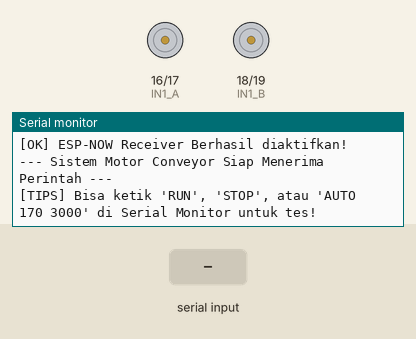
Recording of a sketch running on a simulated ESP32. Parts: motor-driver pin pairs drawn as motors (green arrow = first pin HIGH = forward, orange = second pin HIGH = backward, longer = more drive), the last lines printed to the serial monitor. The test bench sets the inputs (shaded band).

Above: at 1.5 s.
1.6 s: "AUTO 1\n" received over Serial
At 2.3 s:
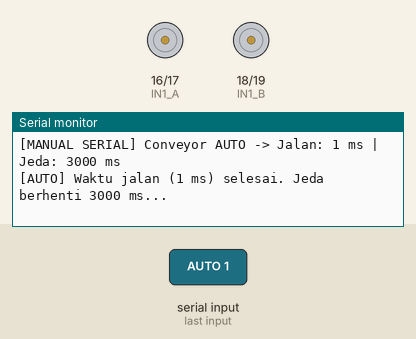
3.1 s: "SPEED 150\n" received over Serial
At 4.3 s:
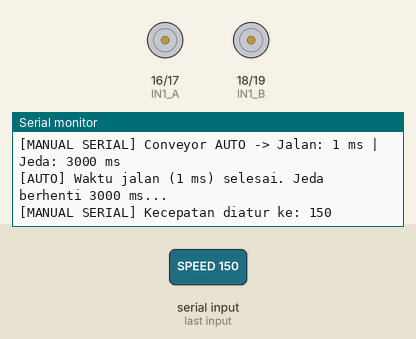
6.1 s: "STOP\n" received over Serial
At 6.7 s:
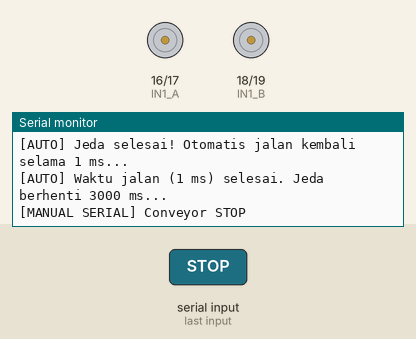

The sketch:

esp32_conveyor_receiver.ino
```cpp
#include <Arduino.h>
#include <esp_now.h>
#include <WiFi.h>
#include <esp_wifi.h>
#include <esp_arduino_version.h>

// ==========================================
// ESP32 CONVEYOR RECEIVER (ESP-NOW SLAVE)
// Menerima perintah nirkabel dari ESP32 Master Arm
// Kontrol Motor Driver: GPIO 16, 17, 18, 19
// ==========================================

// 1. Deklarasi pin output motor sesuai wiring
const int IN1_A = 16; // Pin IN1 Driver (Motor A)
const int IN2_A = 17; // Pin IN2 Driver (Motor A)
const int IN1_B = 18; // Pin IN3 Driver (Motor B)
const int IN2_B = 19; // Pin IN4 Driver (Motor B)

// 2. Konfigurasi parameter PWM
const int frekuensi = 5000; // Frekuensi sinyal PWM 5000 Hz
const int resolusi = 8;     // Resolusi 8-bit (Rentang 0 - 255)

// 3. Struktur Paket Data ESP-NOW (Harus identik dengan Master)
typedef struct __attribute__((packed)) {
  uint8_t mode;      // 0: STOP, 1: MANUAL_RUN, 2: AUTO_CYCLE
  uint16_t runMs;    // Durasi jalan (contoh: 170 ms)
  uint16_t stopMs;   // Durasi jeda berhenti (contoh: 3000 ms)
  uint8_t speed;     // Kecepatan PWM (0 - 255)
} ConveyorPacket;

// 4. Status & Variabel Operasional
volatile uint8_t currentMode = 0;       // 0: STOP, 1: RUN, 2: AUTO
volatile uint16_t currentRunMs = 170;   // Durasi jalan (ms)
volatile uint16_t currentStopMs = 3000; // Durasi jeda berhenti (ms)
volatile uint8_t currentSpeed = 255;    // Kecepatan motor (0 - 255)

// State machine non-blocking untuk Mode Otomatis
enum AutoSubState { AUTO_RUNNING, AUTO_STOPPED };
AutoSubState autoState = AUTO_RUNNING;
unsigned long lastCycleMillis = 0;

// Mengatur output motor A & B
void setMotors(uint8_t speed) {
#if defined(ESP_ARDUINO_VERSION_MAJOR) && (ESP_ARDUINO_VERSION_MAJOR >= 3)
  if (speed > 0) {
    ledcWrite(IN1_A, speed);
    ledcWrite(IN2_A, 0);
    ledcWrite(IN1_B, speed);
    ledcWrite(IN2_B, 0);
  } else {
    ledcWrite(IN1_A, 0);
    ledcWrite(IN2_A, 0);
    ledcWrite(IN1_B, 0);
    ledcWrite(IN2_B, 0);
  }
#else
  if (speed > 0) {
    ledcWrite(0, speed);
    ledcWrite(1, 0);
    ledcWrite(2, speed);
    ledcWrite(3, 0);
  } else {
    ledcWrite(0, 0);
    ledcWrite(1, 0);
    ledcWrite(2, 0);
    ledcWrite(3, 0);
  }
#endif
}

// Inisialisasi PWM Motor Driver
void initMotors() {
#if defined(ESP_ARDUINO_VERSION_MAJOR) && (ESP_ARDUINO_VERSION_MAJOR >= 3)
  ledcAttach(IN1_A, frekuensi, resolusi);
  ledcAttach(IN2_A, frekuensi, resolusi);
  ledcAttach(IN1_B, frekuensi, resolusi);
  ledcAttach(IN2_B, frekuensi, resolusi);
#else
  ledcSetup(0, frekuensi, resolusi);
  ledcAttachPin(IN1_A, 0);
  ledcSetup(1, frekuensi, resolusi);
  ledcAttachPin(IN2_A, 1);
  ledcSetup(2, frekuensi, resolusi);
  ledcAttachPin(IN1_B, 2);
  ledcSetup(3, frekuensi, resolusi);
  ledcAttachPin(IN2_B, 3);
#endif
  setMotors(0);
}

// Callback Penerimaan Data ESP-NOW
#if defined(ESP_ARDUINO_VERSION_MAJOR) && (ESP_ARDUINO_VERSION_MAJOR >= 3)
void onDataRecv(const esp_now_recv_info_t *info, const uint8_t *incomingData, int len) {
#else
void onDataRecv(const uint8_t *mac, const uint8_t *incomingData, int len) {
#endif
  if (len == sizeof(ConveyorPacket)) {
    ConveyorPacket pkt;
    memcpy(&pkt, incomingData, sizeof(pkt));

    currentMode = pkt.mode;
    if (pkt.runMs > 0) currentRunMs = pkt.runMs;
    if (pkt.stopMs > 0) currentStopMs = pkt.stopMs;
    currentSpeed = (pkt.speed > 0 || pkt.mode == 0) ? pkt.speed : 255;

    lastCycleMillis = millis();

    if (currentMode == 0) {
      setMotors(0);
      Serial.println("[ESP-NOW RX] Perintah: STOP Total");
    } else if (currentMode == 1) {
      setMotors(currentSpeed);
      Serial.printf("[ESP-NOW RX] Perintah: RUN MANUAL (Kecepatan: %d)\n", currentSpeed);
    } else if (currentMode == 2) {
      autoState = AUTO_RUNNING;
      setMotors(currentSpeed);
      Serial.printf("[ESP-NOW RX] Perintah: AUTO CYCLE (Jalan: %d ms | Jeda: %d ms | Spd: %d)\n",
        currentRunMs, currentStopMs, currentSpeed);
    }
  }
}

// Dukungan pengujian manual via Serial Monitor USB
void processSerialCommand(String cmd) {
  cmd.trim();
  if (cmd.length() == 0) return;

  if (cmd.equalsIgnoreCase("STOP")) {
    currentMode = 0;
    setMotors(0);
    Serial.println("[MANUAL SERIAL] Conveyor STOP");
  } else if (cmd.equalsIgnoreCase("RUN")) {
    currentMode = 1;
    if (currentSpeed == 0) currentSpeed = 255;
    setMotors(currentSpeed);
    Serial.printf("[MANUAL SERIAL] Conveyor RUN (Speed: %d)\n", currentSpeed);
  } else if (cmd.startsWith("AUTO") || cmd.startsWith("auto")) {
    // Format: AUTO <runMs> <stopMs>
    int s1 = cmd.indexOf(' ');
    int s2 = s1 != -1 ? cmd.indexOf(' ', s1 + 1) : -1;
    if (s1 != -1) {
      int r = cmd.substring(s1 + 1, s2 != -1 ? s2 : cmd.length()).toInt();
      if (r > 0) currentRunMs = r;
      if (s2 != -1) {
        int st = cmd.substring(s2 + 1).toInt();
        if (st > 0) currentStopMs = st;
      }
    }
    currentMode = 2;
    autoState = AUTO_RUNNING;
    lastCycleMillis = millis();
    if (currentSpeed == 0) currentSpeed = 255;
    setMotors(currentSpeed);
    Serial.printf("[MANUAL SERIAL] Conveyor AUTO -> Jalan: %d ms | Jeda: %d ms\n", currentRunMs, currentStopMs);
  } else if (cmd.startsWith("SPEED") || cmd.startsWith("speed")) {
    int s = cmd.indexOf(' ');
    if (s != -1) {
      currentSpeed = constrain(cmd.substring(s + 1).toInt(), 0, 255);
      Serial.printf("[MANUAL SERIAL] Kecepatan diatur ke: %d\n", currentSpeed);
      if (currentMode == 1 || (currentMode == 2 && autoState == AUTO_RUNNING)) {
        setMotors(currentSpeed);
      }
    }
  }
}

void setup() {
  Serial.begin(115200);
  delay(300);
  Serial.println("\n=========================================");
  Serial.println("  ESP32 SLAVE: Penerima Motor Conveyor");
  Serial.println("  Pin Driver: IN1=16, IN2=17, IN3=18, IN4=19");
  Serial.println("=========================================");

  // Inisialisasi motor driver
  initMotors();

  // Inisialisasi WiFi Mode STA & Channel 1 untuk ESP-NOW
  WiFi.mode(WIFI_STA);
  WiFi.disconnect();
  esp_wifi_set_channel(1, WIFI_SECOND_CHAN_NONE);

  // Inisialisasi ESP-NOW
  if (esp_now_init() != ESP_OK) {
    Serial.println("[ERROR] Gagal inisialisasi ESP-NOW!");
    return;
  }
  Serial.println("[OK] ESP-NOW Receiver Berhasil diaktifkan!");

  // Daftarkan fungsi callback saat menerima data nirkabel
  esp_now_register_recv_cb(onDataRecv);

  Serial.println("--- Sistem Motor Conveyor Siap Menerima Perintah ---");
  Serial.println("[TIPS] Bisa ketik 'RUN', 'STOP', atau 'AUTO 170 3000' di Serial Monitor untuk tes!");
}

void loop() {
  // 1. Eksekusi State Machine Non-Blocking
  if (currentMode == 0) {
    // Mode STOP Total
    setMotors(0);
  }
  else if (currentMode == 1) {
    // Mode RUN Terus Menerus
    setMotors(currentSpeed);
  }
  else if (currentMode == 2) {
    // Mode AUTO CYCLE: Jalan X ms -> Jeda Y ms -> Jalan lagi otomatis!
    unsigned long now = millis();

    if (autoState == AUTO_RUNNING) {
      setMotors(currentSpeed);
      if (now - lastCycleMillis >= currentRunMs) {
        // Durasi jalan selesai -> Berhenti
        setMotors(0);
        autoState = AUTO_STOPPED;
        lastCycleMillis = now;
        Serial.printf("[AUTO] Waktu jalan (%d ms) selesai. Jeda berhenti %d ms...\n", currentRunMs, currentStopMs);
      }
    }
    else if (autoState == AUTO_STOPPED) {
      setMotors(0);
      if (now - lastCycleMillis >= currentStopMs) {
        // Durasi jeda berhenti selesai -> Jalan otomatis kembali!
        autoState = AUTO_RUNNING;
        setMotors(currentSpeed);
        lastCycleMillis = now;
        Serial.printf("[AUTO] Jeda selesai! Otomatis jalan kembali selama %d ms...\n", currentRunMs);
      }
    }
  }

  // 2. Baca perintah dari Serial Monitor (USB) jika ada
  if (Serial.available()) {
    String cmd = Serial.readStringUntil('\n');
    processSerialCommand(cmd);
  }

  delay(5);
}
```

Measured:
- after the input at 1.6 s, the serial monitor: prints a new line at once (image 1)
- after the input at 3.1 s, the serial monitor: prints a new line at once (image 2)
- after the input at 6.1 s, the serial monitor: prints a new line at once (image 3)
